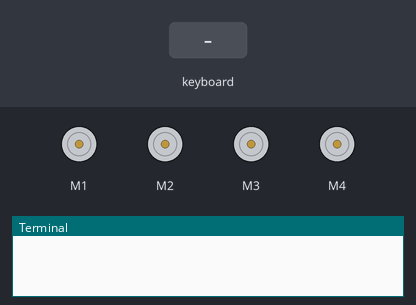
The program below on a simulated Raspberry Pi (BCM pin numbers). Shown: 4 × DC motor (green arrow = forward, orange = backward, longer = faster), the last lines printed to the terminal. The test bench sets the inputs (shaded band). Motors are numbered in the order the program creates them (left before right in a Robot).

Above: at 1.2 s.
1.3 s: key "2" typed on the keyboard
At 1.37 s:
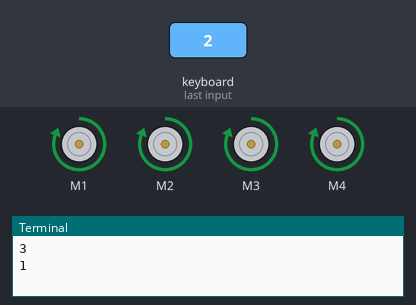
2.9 s: key "8" typed on the keyboard
At 2.97 s:
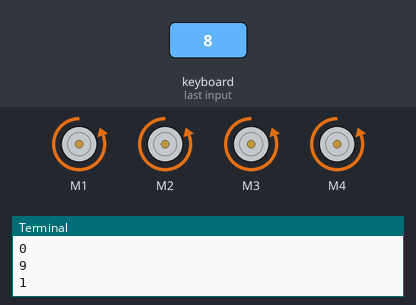
Timing chart, 0 to 5.9 s (numbered marks = the images above; inputs shaded):
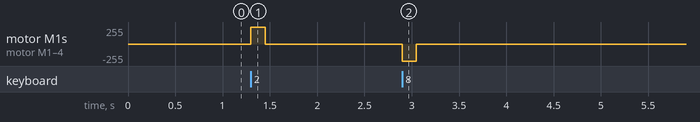

Measured:
- after the input at 1.3 s, motor M1–4: stopped → forward 255/255 at once, → stopped 0.15 s later
- after the input at 2.9 s, motor M1–4: stopped → backward 255/255 at once, → stopped 0.15 s later

The program:

testingcode.py
```python
#!/usr/bin/python
from evdev import InputDevice, categorize, ecodes
from gpiozero import Motor
import time

remote = InputDevice('/dev/input/event0')

#aft/forward + starboard/port
asMotor = Motor(27,17)
apMotor = Motor(26,19)
fsMotor = Motor(16,12)
fpMotor = Motor(21,20)

for event in remote.read_loop():
	if event.type == ecodes.EV_KEY:
		print(event.code)
		print(event.value)
	if event.code == 128: #KEY_STOP END PROGRAM
		break
	if event.code == 3 and (event.value == 1 or event.value == 2): #KEY_2 FORWARD
		asMotor.forward(1)
		apMotor.forward(1)
		fsMotor.forward(1)
		fpMotor.forward(1)
	elif event.code == 3 and event.value == 0: #KEY_2 STOP
		asMotor.forward(0)
		apMotor.forward(0)
		fsMotor.forward(0)
		fpMotor.forward(0)
	elif event.code == 9 and (event.value == 1 or event.value == 2): #KEY_8 BACKWARD
		asMotor.backward(1)
		apMotor.backward(1)
		fsMotor.backward(1)
		fpMotor.backward(1)
	elif event.code == 9 and event.value == 0: #KEY_8 STOP
		asMotor.backward(0)
		apMotor.backward(0)
		fsMotor.backward(0)
		fpMotor.backward(0)
	elif event.code == 5 and (event.value == 1 or event.value == 2): #KEY_5 STRAFE LEFT
		asMotor.forward(1)
		apMotor.backward(1)
		fsMotor.backward(1)
		fpMotor.forward(1)
	elif event.code == 5 and event.value == 0: #KEY_5 STOP
		asMotor.forward(0)
		apMotor.backward(0)
		fsMotor.backward(0)
		fpMotor.forward(0)
	elif event.code == 7 and (event.value == 1 or event.value == 2): #KEY_7 STRAFE RIGHT
		asMotor.backward(1)
		apMotor.forward(1)
		fsMotor.forward(1)
		fpMotor.backward(1)
	elif event.code == 7 and event.value == 0: #KEY_7 STOP
		asMotor.backward(0)
		apMotor.forward(0)
		fsMotor.forward(0)
		fpMotor.backward(0)
```
